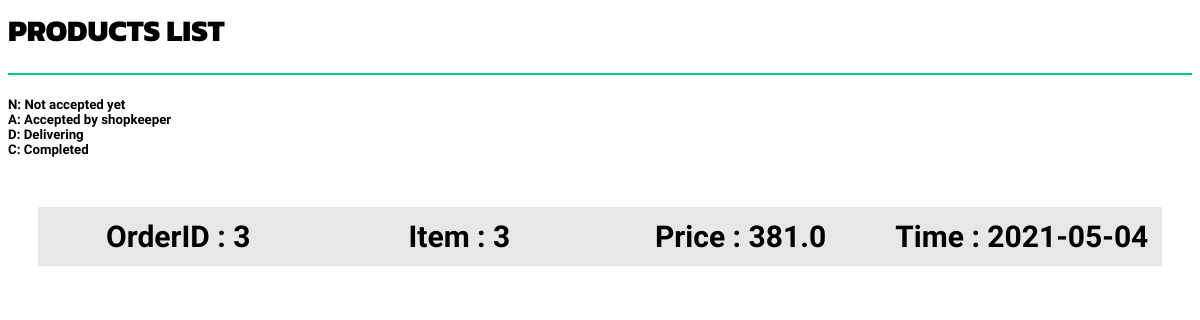
Screenshot of /COrder.php (signed in) with the database file from the repository.
### tables this page shows
CREATE TABLE `orders` (
  `oID` int(11) NOT NULL,
  `cID` int(11) NOT NULL,
  `Price` decimal(10,1) NOT NULL,
  `OrderTime` date NOT NULL,
  `LastUpdate` date NOT NULL,
  PRIMARY KEY (`oID`)
);

### COrder.php (the view, shortened to what this page needs)
<html>
    <head>
        <link href="assets/css/basic.css" rel="stylesheet" />
        <link href="css/COrder.css" rel="stylesheet" />
    </head>
    <body>
        <div class="row">
            <div class="col-md-12">
                <h1 class="page-head-line">Products list</h1>
            </div>
        </div>
        <h5> N: Not accepted yet<br>A: Accepted by shopkeeper<br>D: Delivering<br>C: Completed</h5>
                <?php
                    $conn = conn();
                    $sql = 'SELECT o.oID, o.price, (SELECT count(*) FROM order_items oi WHERE  o.oID = oi.oID) AS item, o.OrderTime FROM orders o WHERE o.cID = '.$_SESSION['ID'].';';
                    $rs = mysqli_query($conn, $sql);
                    while($rc = mysqli_fetch_assoc($rs)){
                ?>
            <table class="order">
                <tr class="content header">
                    <td class="oID">OrderID : <?php echo $rc['oID']; ?></td>
                    <td class="item">Item : <?php echo $rc['item']; ?></td>
                    <td class="o_price">Price : <?php echo $rc['price']; ?></td>
                    <td class="time">Time : <?php echo $rc['OrderTime']; ?></td>
                </tr>
            </table>
            <?php
                    }
            ?>
    </body>
</html>

### assets/css/basic.css (style rules this page uses)
body { font-family: 'Varela Round', sans-serif; }
.page-head-line { font-size: 30px; text-transform: uppercase; color: #000; font-weight: 800; padding-bottom: 20px; border-bottom: 2px solid #00CA79; margin-bottom: 10px; font-family: 'Kanit', sans-serif; }

### css/COrder.css (style rules this page uses)
.order { width: 95%; margin: 50px auto; text-align: center; font-size: 22px; border-collapse: collapse; }
.header { background: rgb(231, 231, 231); font-size: 30px; }
.oID { width: 25%; }
.item { width: 25%; }
.o_price { width: 25%; }
.time { width: 25%; }
.content td { padding-top: 12px; padding-bottom: 12px; font-weight: bold; }

### rows the page displays
orders: oID "3", item "3", Price "381.0", OrderTime "2021-05-04"
